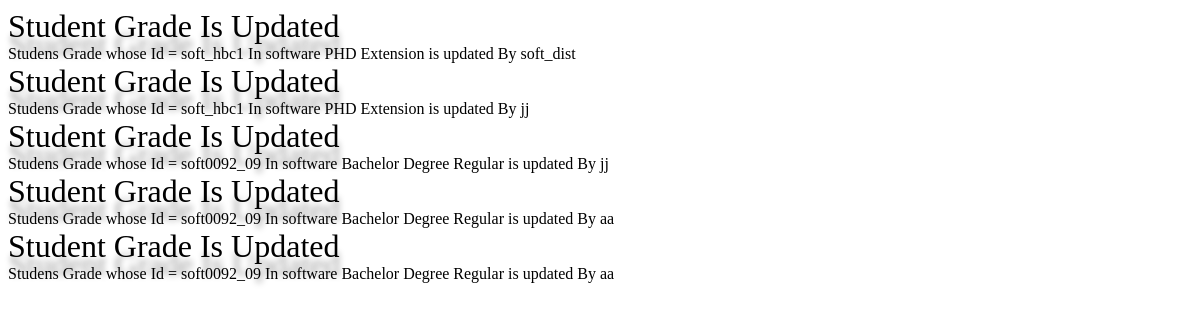
The page /header-notification/view_notification.php on the database its author committed.
### tables this page shows
CREATE TABLE `comments` (
  `id` int(30) NOT NULL,
  `comment` varchar(300) NOT NULL,
  `status` int(1) NOT NULL DEFAULT 0,
  `subject` varchar(300) NOT NULL
);

### header-notification/view_notification.php (the view, shortened to what this page needs)
<?php
$conn = new mysqli("10.180.50.214:3306","hbceduet","qazxsw","hbc");
$sql="select * from comments ORDER BY id DESC limit 5";
$result=mysqli_query($conn, $sql);
$response='';
while($row=mysqli_fetch_array($result)) {
	$response = $response . "<div  class='A notification-item'>" .
	"<div id='subject' class='notification-subject font-weight-bold my-4 '  style='color: #000000'>". $row["subject"] . "</div>" .
	"<div style='width: 100%' class='notification-comment'>" . $row["comment"]  . "</div>" .
	"</div>";
}
if(!empty($response)) {
	print $response;
}
?>

### header-notification/view_notification.php (style rules this page uses)
#subject { align-self: center; font-family: 'Kreon', serif; font-weight: 300; font-size: 2em; color: #000000; text-shadow: rgba(16, 16, 16, 0.4) 1px 18px 6px, white -0.15em -0.1em 100px;" }

### rows shown on the page
comments: subject "Student Grade Is Updated", comment "Studens Grade whose Id = soft_hbc1 In software PHD Extension is updated By soft_dist"
comments: subject "Student Grade Is Updated", comment "Studens Grade whose Id = soft_hbc1 In software PHD Extension is updated By jj"
comments: subject "Student Grade Is Updated", comment "Studens Grade whose Id = soft0092_09 In software Bachelor Degree Regular is updated By jj"
comments: subject "Student Grade Is Updated", comment "Studens Grade whose Id = soft0092_09 In software Bachelor Degree Regular is updated By aa"
comments: subject "Student Grade Is Updated", comment "Studens Grade whose Id = soft0092_09 In software Bachelor Degree Regular is updated By aa"
